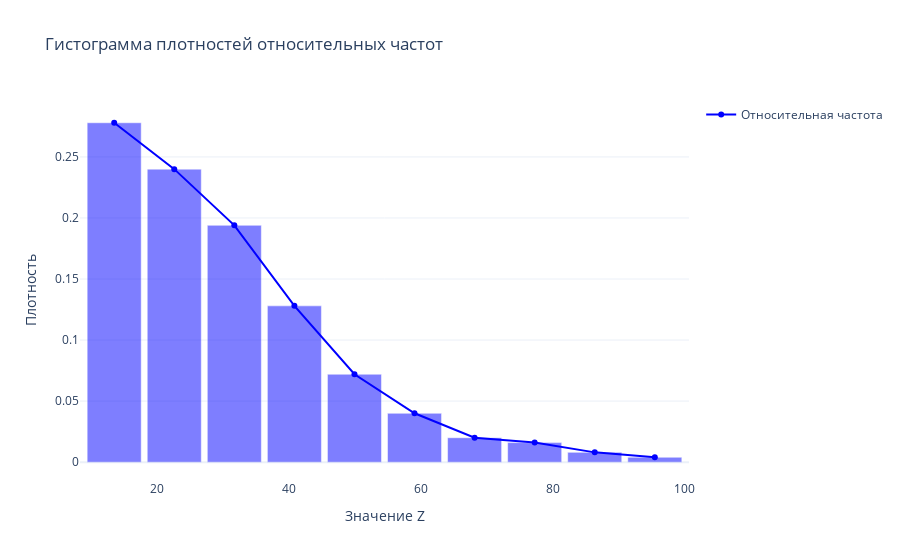

The notebook cell this image was saved under:
### Code cell
# Гистограмма плотностей относительных частот
fig = go.Figure()
fig.add_trace(
    go.Bar(x=midpoints, y=rel_freq, width=h * 0.9, marker=dict(color='blue'), opacity=0.5, name='Относительная частота', legendgroup = "1", showlegend=False)
)
fig.add_trace(
    go.Scatter(x=midpoints, y=rel_freq,  marker=dict(color="blue"), mode='lines+markers', name='Относительная частота', legendgroup = "1")
)
fig.update_layout(title="Гистограмма плотностей относительных частот", xaxis_title="Значение Z", yaxis_title="Плотность", template="plotly_white")
fig.show()

### Figure 1 — Plotly figure (JSON) as saved in the notebook; plotly's stock layout.template omitted (floating-point values rounded to 4 significant figures)
{"data": [{"legendgroup": "1", "marker": {"color": "blue"}, "name": "Относительная частота", "opacity": 0.5, "showlegend": false, "type": "bar", "width": 8.19, "x": [13.55, 22.65, 31.75, 40.85, 49.95, 59.05, 68.15, 77.25, 86.35, 95.45], "y": [0.278, 0.24, 0.194, 0.128, 0.072, 0.04, 0.02, 0.016, 0.008, 0.004]}, {"legendgroup": "1", "marker": {"color": "blue"}, "mode": "lines+markers", "name": "Относительная частота", "type": "scatter", "x": [13.55, 22.65, 31.75, 40.85, 49.95, 59.05, 68.15, 77.25, 86.35, 95.45], "y": [0.278, 0.24, 0.194, 0.128, 0.072, 0.04, 0.02, 0.016, 0.008, 0.004]}], "layout": {"title": {"text": "Гистограмма плотностей относительных частот"}, "xaxis": {"title": {"text": "Значение Z"}}, "yaxis": {"title": {"text": "Плотность"}}}}
